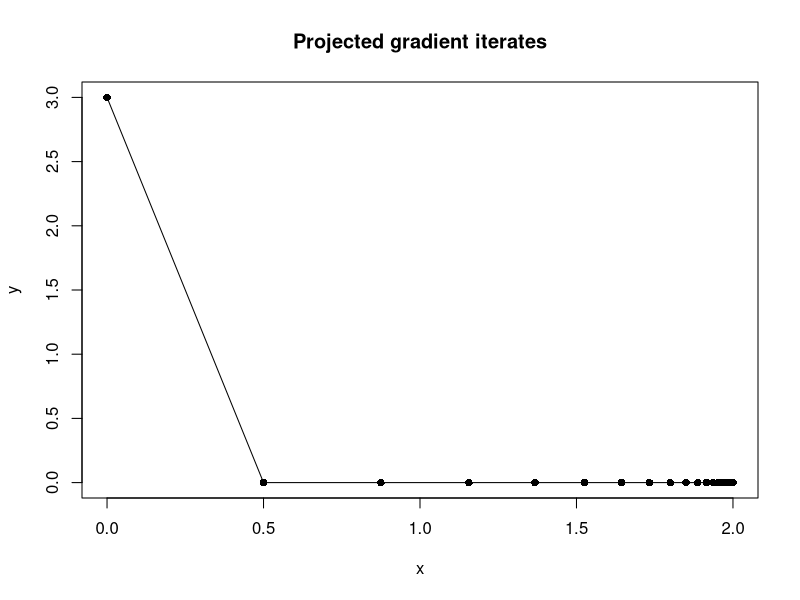

Generate this figure with R:
q <- function(z) (z[1]-2)^2+4*(z[2]+1)^2
grad <- function(z) c(2*(z[1]-2),8*(z[2]+1))
z <- c(0,3); alpha <- 1/8
path <- matrix(z,nrow=1)
for (k in 1:100) {
  z <- pmax(0,z-alpha*grad(z))
  path <- rbind(path,z)
}
print(c(x=z[1],y=z[2],objective=q(z)))
stopifnot(max(abs(z-c(2,0)))<1e-10)
plot(path[,1],path[,2],type='o',pch=16,
     xlab='x',ylab='y',main='Projected gradient iterates')
